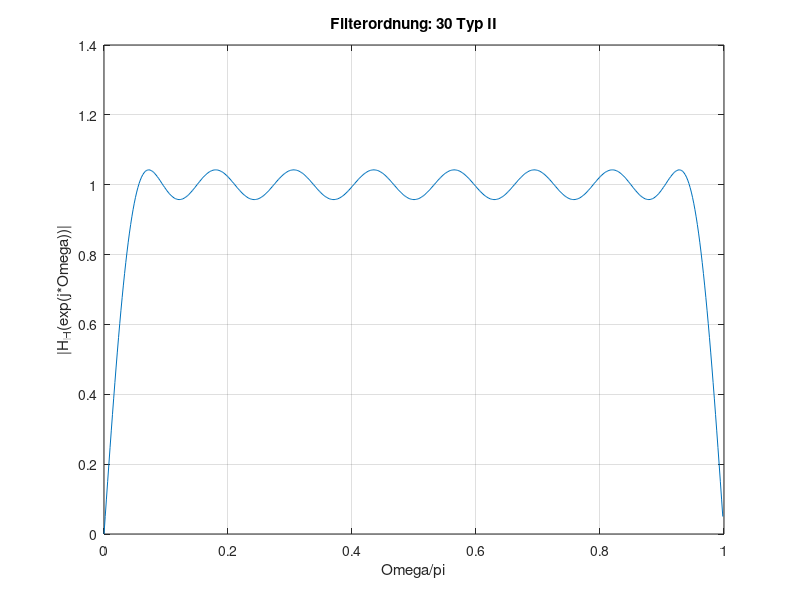
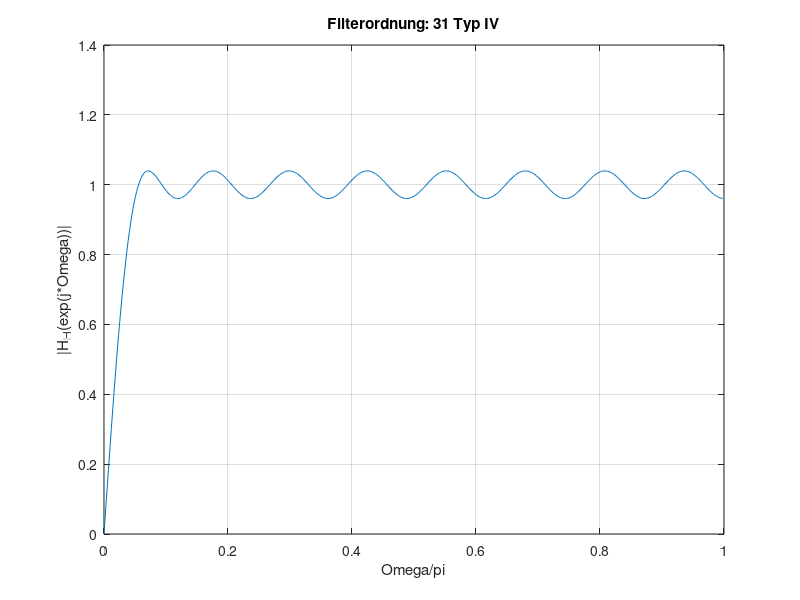
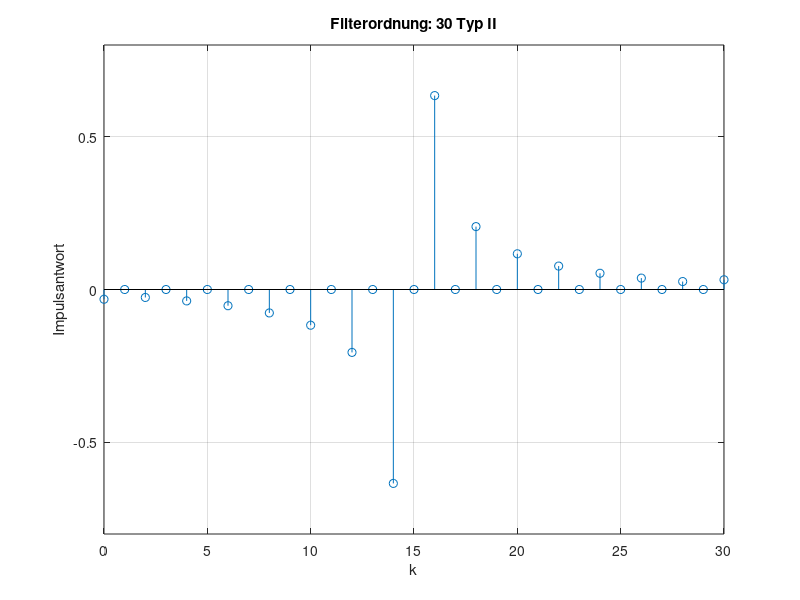
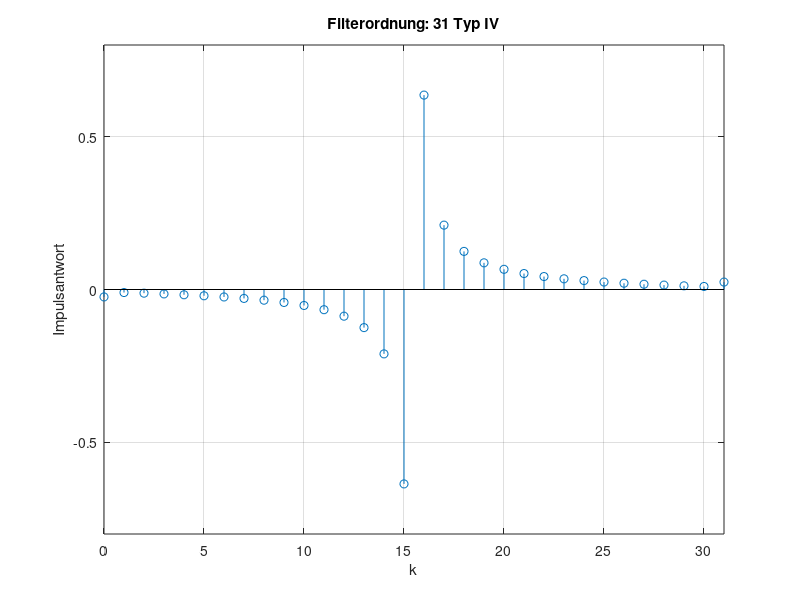

Here is the MATLAB script that generated these plots, in order:
% ##############################################################################
% ##  Loesung:  Entwurf eines Hilbert-Transformators (Remez-Verfahren)        ##
% ##                                                                          ##
% ##  Die funktion remez() wurde durch die in Matlab7 verwendete Funktion     ##
% ##  firpm() ersetzt!                                                        ##
% ##                                                                          ##
% ##############################################################################

% #####  Teilaufgabe a:  Hilbert-Transformator entwerfen  #####
b1 = firpm(30,[0.05 0.95],[1 1],'h');
b2 = firpm(31,[0.05 1],[1 1],'h');

[H1 W1] = freqz(b1,1,512);
[H2 W2] = freqz(b2,1,512);

% # grafische Ausgabe # %
figure; 
plot(W1/pi,abs(H1)); 
grid; 
xlabel('Omega/pi');
ylabel('|H_H(exp(j*Omega))|'); 
title('Filterordnung: 30 Typ II');

figure; 
plot(W2/pi,abs(H2)); 
grid; 
xlabel('Omega/pi');
ylabel('|H_H(exp(j*Omega))|'); 
title('Filterordnung: 31 Typ IV');

figure; 
stem([0:30], b1); 
axis([0 30 -0.8 0.8]);     
grid; 
xlabel('k');
ylabel('Impulsantwort');       
title('Filterordnung: 30 Typ II');

figure; 
stem([0:31], b2); 
axis([0 31 -0.8 0.8]);     
grid; 
xlabel('k');
ylabel('Impulsantwort');       
title('Filterordnung: 31 Typ IV');

% #####  Teilaufgabe b:  Ausgangssignal filtern  #####
b  = firpm(30,[0.05 0.95],[1 1],'h');
Fs = 1000;
t  = (0:1/Fs:2)';
x  = sin(2*pi*50*t);
xh = filter(b,1,x);

figure;
zplane(b); 
xlabel('Realteil'); 
ylabel('Imaginaerteil');
title('Pol-Nullstellen-Diagramm');

xd = [zeros(15,1); x(1:length(x)-15)];  % delay 15 samples

figure; 
plot(t(1:50),xd(1:50),t(1:50),xh(1:50),'--'); 
grid; 
xlabel('Zeit (sek)');
ylabel('Amplitude'); 
title(' - Eingangssig.   -- Ausgangssig.');

% #####  Teilaufgabe c:  Hilbert-Tranformierte berechnen  #####
Fs = 1000;
t  = (0:1/Fs:2)';
x  = sin(2*pi*50*t);
y = hilbert(x);

figure; 
plot(t(1:50), real(y(1:50))); 
grid; 
hold on;
plot(t(1:50), imag(y(1:50)),'--'); 
xlabel('Zeit (sek)'); 
ylabel('Amplitude');
title('-- Hilbert-Transform.   - Original');
% #####  EOF  #####
